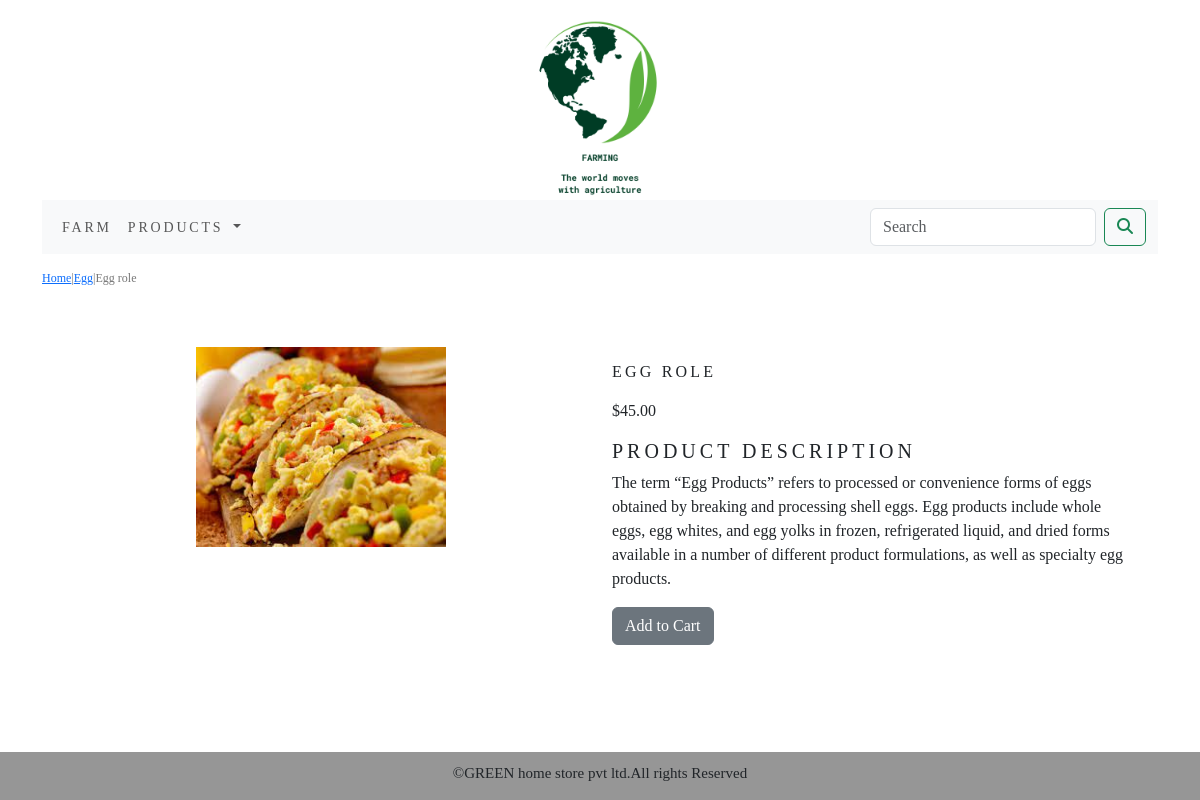
/farm/egg/egg-role/, run on the app's committed database.
### farm/models.py (models this page shows, shortened)
class Product(models.Model):
    name=models.CharField(max_length=250,unique=True)
    slug=models.SlugField(max_length=250,unique=True)
    desc=models.TextField(blank=True)
    price=models.DecimalField(max_digits=10,decimal_places=2)
    category=models.ForeignKey(Category,on_delete=models.CASCADE)
    image=models.ImageField(upload_to='pro_image',blank=True)
    stock=models.IntegerField()
    available=models.BooleanField(default=True)
    created=models.DateTimeField(auto_now_add=True)
    updated=models.DateTimeField(auto_now=True)
    class Meta:
        ordering=('name',)
        verbose_name='product'
        verbose_name_plural='products'

class Category(models.Model):
    name=models.CharField(max_length=250,unique=True)
    slug=models.SlugField(max_length=250,unique=True)
    desc=models.TextField(blank=True)
    image=models.ImageField(upload_to='cat_image',blank=True)
    class Meta:
        ordering=('name',)
        verbose_name='category'
        verbose_name_plural='categories'
    def get_url(self):
        return reverse('farm:products_by_category',args=[self.slug])
    def __str__(self):
        return '{}'.format(self.name)

### farm/views.py (the view)
# urls.py: path('<slug:c_slug>/<slug:product_slug>/',views.ProductDetail,name='ProductDetail'),
def ProductDetail(request,c_slug,product_slug):
    try:
        product=Product.objects.get(category__slug=c_slug,slug=product_slug)
    except Exception as e:
        raise e
    return render(request,'product.html',{'product':product})

### cart/context_processors.py (called while the page is built)
def counter(request):
    item_count=0
    if 'admin' in request.path:
        return {}
    else:
        try:
            cart=Cart.objects.filter(cart_id=Cart_id(request))
            cart_items=CartItem.objects.all().filter(cart=cart[:1])
            for cart_item in cart_items:
                item_count +=cart_item.quantity
        except Cart.DoesNotExist:
            item_count=0
    return dict(item_count=item_count)

### cart/views.py (called while the page is built)
def Cart_id(request):
    cart=request.session.session_key
    if not cart:
        cart=request.session.create()
    return cart

### farm/context_processors.py (called while the page is built)
def menu_link(request):
    link=Category.objects.all()
    return dict(link=link)

### template/product.html (shortened to what this page needs)
{% extends 'base.html' %}
{% load static %}
{% block content %}
<div class="row my_prod_row_class">
    <div class="mx_auto">
        <p><a href="{% url 'farm:allproducts' %}">Home</a>|<a href="{{product.category.get_url}}">{{product.category}}</a>|{{product.name}}</p>
    </div>
</div>
<div class="container">
<br>
    <div class="row">
        <div class="col-12 col-sm-12 col-md-12 col-lg-6 text-center">
            <div style="min-width:18rem;">
            <img src="{{product.image.url}}" alt="{{product.name}}" style="width:250px;height:200px;">
            </div>
        </div>
    <div class="col-12 col-sm-12 col-md-12 col-lg-6">
        <div>
            <h1 class="my_prod_title">{{product.name}}</h1>
            <p>${{product.price}}</p>
            <h4 class="my_title">Product Description</h4>
            <p class="text-justify my_prod_text">{{product.desc}}</p>
            {% if product.stock <= 0 %}
            <p class="text-justify my_prod_text"><b>Out of stock</b></p>
            {% else %}
            <a class="btn btn-secondary" href="{% url 'cart:add_cart' product.id %}">Add to Cart</a>
            {% endif %}
        </div>
    </div>
    </div>
</div>
{% endblock %}

### static/css/custom.css (style rules this page uses)
html { height:100%; box-sizing:border-box; }
body { font-family: 'Geologica', sans-ser; position:relative; margin:0; min-height:100%; padding-bottom:6.74rem; box-sizing:inherit; }
.my_title { font-size:20px; text-transform:uppercase; letter-spacing:.2em; }
.my_prod_row_class { padding-top:15px; padding-bottom:20px; }
.my_prod_row_class .mx_auto { color:rgb(120, 120, 120); font-size:12px; text-transform:none; }
.my_prod_title { font-size:16px; text-transform:uppercase; letter-spacing:.2em; padding-top:15px; padding-bottom:10px; }
.my_prod_text { padding-right:20px; }

### data on the page
Product: category "Egg", name "Egg role", image (picture), name "EGG ROLE", price "45.00", desc "The term “Egg Products” refers to processed or convenience forms of eggs obtained by breaking and processing shell eggs. Egg products include whole eggs, egg whites, and egg yolks in frozen, refrigerated liquid, and dried forms available in a number of different product formulations, as well as specialty egg products."
